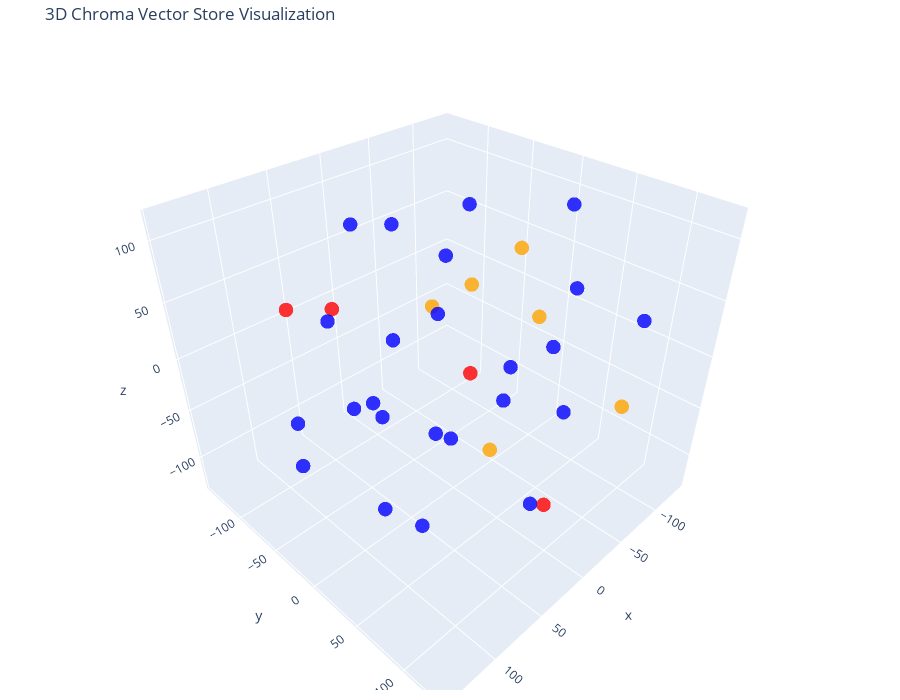

Write notebook code for a chart like this one.
### Code cell
# Let's try 3D!

tsne = TSNE(n_components=3, random_state=42)
reduced_vectors = tsne.fit_transform(vectors)

# Create the 3D scatter plot
fig = go.Figure(data=[go.Scatter3d(
    x=reduced_vectors[:, 0],
    y=reduced_vectors[:, 1],
    z=reduced_vectors[:, 2],
    mode='markers',
    marker=dict(size=5, color=colors, opacity=0.8),
    text=[f"Type: {t}<br>Text: {d[:100]}..." for t, d in zip(doc_types, documents)],
    hoverinfo='text'
)])

fig.update_layout(
    title='3D Chroma Vector Store Visualization',
    scene=dict(xaxis_title='x', yaxis_title='y', zaxis_title='z'),
    width=900,
    height=700,
    margin=dict(r=20, b=10, l=10, t=40)
)

fig.show()

### Figure 1 — Plotly figure (JSON) as saved in the notebook; plotly's stock layout.template omitted (floating-point values rounded to 4 significant figures)
{"data": [{"hoverinfo": "text", "marker": {"color": ["orange", "orange", "orange", "orange", "orange", "orange", "red", "red", "red", "red", "blue", "blue", "blue", "blue", "blue", "blue", "blue", "blue", "blue", "blue", "blue", "blue", "blue", "blue", "blue", "blue", "blue", "blue", "blue", "blue", "blue", "blue", "blue", "blue"], "opacity": 0.8, "size": 5}, "mode": "markers", "text": ["Type: Technical_Skills<br>Text: # Beau Lai – Technical Skills Profile\n\n---\n**metadata:**  \n```json\n{\n  \"author\": \"Beau Lai\",\n  \"vers...", "Type: Technical_Skills<br>Text: - Experienced in **building custom LLM-powered applications** using **OpenAI API** (GPT-4, GPT-4o, G...", "Type: Technical_Skills<br>Text: ---\n\n## 📊 Data Visualization & Business Intelligence\n\n- Experienced in **Power BI**:\n  - Designed **...", "Type: Technical_Skills<br>Text: ---\n\n## 🧮 Machine Learning & Modeling\n\n- Experienced in **Support Vector Machines (SVM)** and its ad...", "Type: Technical_Skills<br>Text: ---\n\n## ☁️ Cloud Computing & Deployment\n\n- Familiar with **AWS** core services:\n  - **EC2** – launch...", "Type: Technical_Skills<br>Text: ---\n\n## 💻 Programming & Tools\n\n- **Languages**: Python, R, SQL, Markdown, HTML/CSS\n- **Python Librar...", "Type: RESUME<br>Text: Beau (Po-Yu) Lai\n\n+886 976599061| [pl6985a@american.edu](mailto:pl6985a@american.edu) | Taichung, TW...", "Type: RESUME<br>Text: # WORK EXPERIENCE\n\n## Invisible Hand Boston, MA\n\n_Data Analysis Intern Jan. 2025- current_\n\n- Design...", "Type: RESUME<br>Text: ## Trelleborg Taichung, Taiwan\n\n_Data Science Intern Jul. 2023- May. 2024_\n\n- Developed **time serie...", "Type: RESUME<br>Text: # EDUCATION\n\n## American University Washington, DC\n\n**_Master of Science in Data Science_** _Jan. 20...", "Type: Essay<br>Text: ### Addressing Fairness Issues in imbalance datasets\n\n_Po-Yu Lai_\n\nAmerican University\n\n#### Abstrac...", "Type: Essay<br>Text: **Index Terms-** Imbalanced datasets, Support Vector Machine (SVM), Minority class, Majority class\n\n...", "Type: Essay<br>Text: In addition to these variations, Universum points and weighted methods offer innovative approaches t...", "Type: Essay<br>Text: **2\\. Preliminaries**\n\nIn this work, we utilize multiple SVM-based models, including Standard SVM, Q...", "Type: Essay<br>Text: Subject to:\n\n**2.2 Quadratic Support Vector Machine (QSVM)**\n\nQuadratic Support Vector Machine (QSVM...", "Type: Essay<br>Text: Subject to:\n\nwhere C1 and C2 are regularization parameters, and are slack variables for Universum p...", "Type: Essay<br>Text: Class 1:\n\nSubject to:\n\nClass 2:\n\nSubject to:\n\nWhere, and  are quadratic regularization parameters, ...", "Type: Essay<br>Text: where TP represents true positives, TN true negatives, FP false positives, and FN false negatives.\n\n...", "Type: Essay<br>Text: These two metrics are critical for evaluating the model's overall performance and its effectiveness ...", "Type: Essay<br>Text: **Table 1** Number of training and testing samples for all the datasets used\n\n| ID  | Dataset3 | Min...", "Type: Essay<br>Text: **3.1 Performance on balanced datasets**\n\nWe evaluate the performance of SVM, QSVM, USVM, TSVM, QTSV...", "Type: Essay<br>Text: **Table 3** classification performance of Income balanced data\n\n| Model | Accuracy | Recall (-1) | R...", "Type: Essay<br>Text: **Table 5** classification performance of Smoking balanced data\n\n| Model | Accuracy | Recall (-1) | ...", "Type: Essay<br>Text: Models incorporating Universum points (USVM, U-TSVM, UQSVM) show improved flexibility and often achi...", "Type: Essay<br>Text: Overall, the results highlight the strengths of traditional SVM and the added flexibility of Univers...", "Type: Essay<br>Text: **Table 8** classification performance of Income imbalanced data\n\n| Model | Accuracy | Recall (-1) |...", "Type: Essay<br>Text: **Table 10** classification performance of Smoking imbalanced data\n\n| Model | Accuracy | Recall (-1)...", "Type: Essay<br>Text: The evaluation on imbalanced datasets reveals that traditional SVM achieves high accuracy but strugg...", "Type: Essay<br>Text: **4\\. Discussion**\n\nThe evaluation of SVM, QSVM, USVM, TSVM, QTSVM, and U-TSVM on both balanced and ...", "Type: Essay<br>Text: On imbalanced datasets, the results reveal a more noticeable distinction in model behavior. Traditio...", "Type: Essay<br>Text: **5\\. Conclusion**\n\nImbalanced datasets remain a significant challenge for machine learning, as mode...", "Type: Essay<br>Text: In conclusion, flexible boundaries and Universum points provide promising approaches for addressing ...", "Type: Essay<br>Text: \\[6\\] Xu, Y., Chen, M., & Li, G. (2016). Least squares twin support vector machine with Universum da...", "Type: Essay<br>Text: \\[10\\] De Tomasi, L. (2018). _Income Classification_ \\[Data set\\]. Kaggle. Retrieved from <https://w..."], "type": "scatter3d", "x": [-51.78, -78.01, -37.96, -60.01, -61.35, -133.2, -52.75, 9.145, 75.84, 49.38, 14.34, 68.72, 91.56, 71.24, -128.6, -27.39, 77.65, -105.0, 10.82, 94.36, -29.13, 135.2, -23.78, 18.18, -65.27, 42.69, 98.61, 3.613, 142.8, 42.33, 52.76, 6.067, 15.21, -119.7], "y": [-5.551, -105.8, 126.0, 31.67, -41.05, -48.69, -32.5, -141.4, -107.7, 129.8, -74.18, -17.26, 58.04, -7.657, -1.581, 85.28, 58.15, 21.85, -59.39, -82.86, -15.08, 48.3, -95.33, 0.03937, 59.79, -62.46, -21.96, 85.17, -4.384, 32.19, 98.08, 55.14, 10.89, 87.9], "z": [-127.9, -31.03, 2.739, 25.66, 24.49, 29.59, -56.9, -11.97, 30.32, -28.16, -91.47, -14.35, -70.14, -115.8, -50.79, 85.43, 6.669, 101.0, -5.435, -57.26, 113.3, 54.4, 72.89, 48.43, -55.22, 105.6, 67.97, -91.85, -20.46, 115.6, 68.27, -6.548, -64.08, 20.38]}], "layout": {"height": 700, "margin": {"b": 10, "l": 10, "r": 20, "t": 40}, "scene": {"xaxis": {"title": {"text": "x"}}, "yaxis": {"title": {"text": "y"}}, "zaxis": {"title": {"text": "z"}}}, "title": {"text": "3D Chroma Vector Store Visualization"}, "width": 900}}
